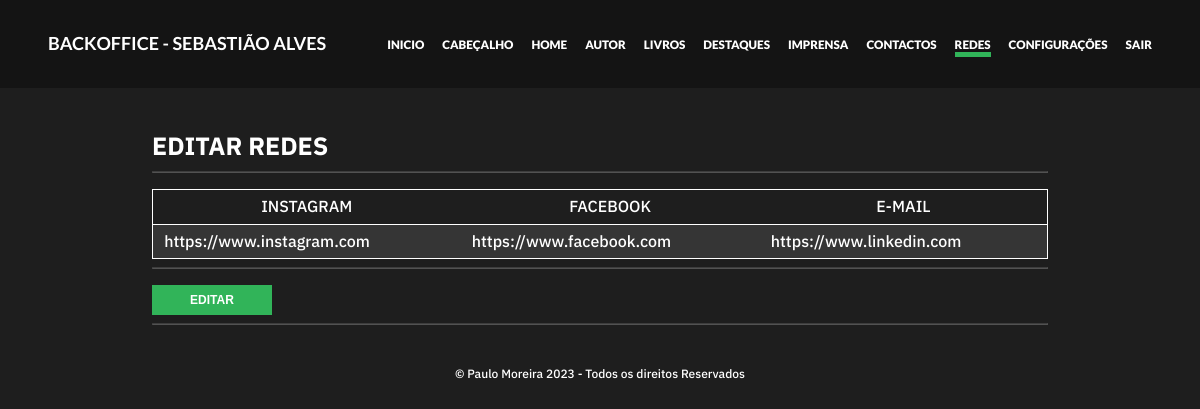
/backoffice/views/redes.php (signed in), run on the app's committed database.
### tables this page shows
CREATE TABLE `redes` (
  `id` int(11) NOT NULL,
  `instagram` varchar(150) NOT NULL,
  `facebook` varchar(150) NOT NULL,
  `linkedin` varchar(150) NOT NULL
);

### config/base_dados.php (called while the page is built, shortened)
<?php
$pdo = new PDO("mysql:dbname=".$base_dados["dbname"].";host=".$base_dados["host"], $base_dados["user"], $base_dados["pass"]);
function selectSQLUnico($sql){
    global $pdo;
    $query = $pdo->query($sql);
    return $query->fetch(PDO::FETCH_ASSOC);
}
?>

### backoffice/views/redes.php (the view, shortened to what this page needs)
<?php
$redes = selectSQLUnico("SELECT * FROM redes");
$form = isset($_GET["edit"]);
?>
<?php require("../componentes/header.php"); ?>
<main>
    <?php if(!$form): ?>
    <div class="caixa">
        <h1>Editar redes</h1>
        <hr>
        <table>
            <tr>
                <td>instagram</td>
                <td>facebook</td>
                <td>E-mail</td>
            </tr>
            <tr>
                <td>
                    <?= $redes["instagram"] ?>
                </td>
                <td>
                    <?= $redes["facebook"] ?>
                </td>
                <td>
                    <?= $redes["linkedin"] ?>
                </td>
            </tr>
        </table>
        <hr>
        <a href="redes.php?edit=true"><button class="saber-mais">editar</button></a>
        <hr>
    </div>
    <?php endif; ?>
</main>
<?php require("../componentes/footer.php") ?>

### style.css (style rules this page uses)
:root { --cinza-1d: #1D1D1D; --cinza-70: #707070; --cinza-4d: #4D4D4D; --dourado-b4: #B47D33; --dourado-b1: #B17E3B; --dourado-a9: #A97339; --laranja: #D59D54; --branco: #FFFFFF; --preto: #000; --ff-menu: 'Lato', sans-serif; --ff-body: 'IBM Plex Sans', sans-serif; --fw-light: 300; --fw-medium: 500; --fw-bold: 700; --fw-black: 900; }
*, *::after, *::before { box-sizing: border-box; }
html { scroll-behavior: smooth; }
body { margin: 0; padding: 0; font-family: var(--ff-body); color: var(--cinza-4d); line-height: 1.1em; }
a { text-decoration: none; color: var(--cinza-4d); }
h1 { font-family: var(--ff-body); font-weight: var(--fw-bold); font-size: 22px; text-transform: uppercase; }
.saber-mais { margin-top: 8px; width: 120px; height: 30px; min-height: 30px !important; text-transform: uppercase; font-weight: bold; font-size: 12px; background-color: var(--dourado-b4); border: none; color: white; }
@media screen and (min-width: 810px) { h1 { font-size: 25px; } }

### backoffice/style_backoffice.css (style rules this page uses)
:root { --bg-dark: rgb(30, 30, 30); --bg-darker: rgb(20, 20, 20); --accent-light: hsl(138, 57%, 45%); --accent-danger: rgb(180, 60, 40); }
h1, h2, h3, h4 { text-transform: uppercase; color: white; }
a { color: white; }
body { background-color: var(--bg-dark); color: white; }
.caixa { text-align: left; padding: 1rem 2rem !important; margin: 1rem 10%; }
hr { opacity: .25; }
.saber-mais { background-color: var(--accent-light); cursor: pointer; }
table { margin-top: 1rem; width: 100%; border-collapse: collapse; text-align: justify; border: 1px solid white; }
td { padding: .5em .7em; }
tr:first-child td { background-color: transparent; border-bottom: 1px solid white; text-transform: uppercase; text-align: center; }
tr:nth-child(even) { background-color: rgba(255, 255, 255, .1); }

### data on the page
redes: instagram "https://www.instagram.com", facebook "https://www.facebook.com", linkedin "https://www.linkedin.com"
